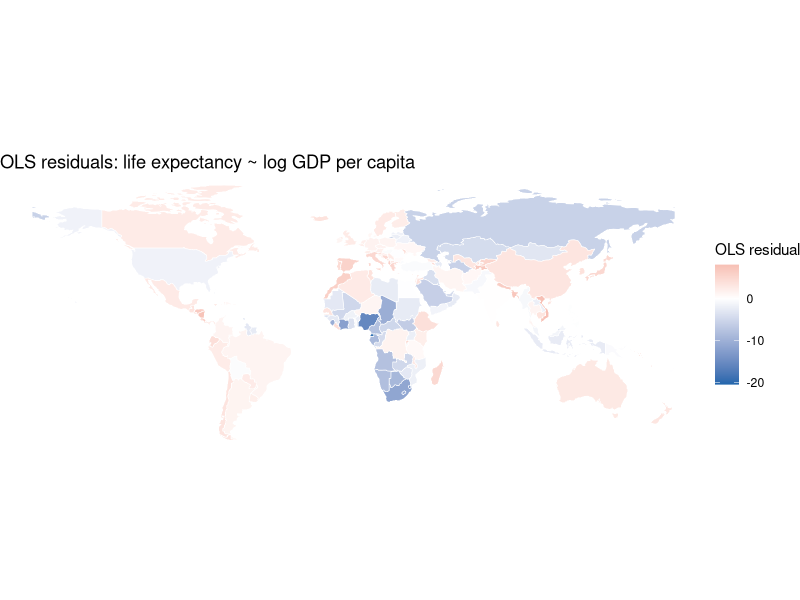
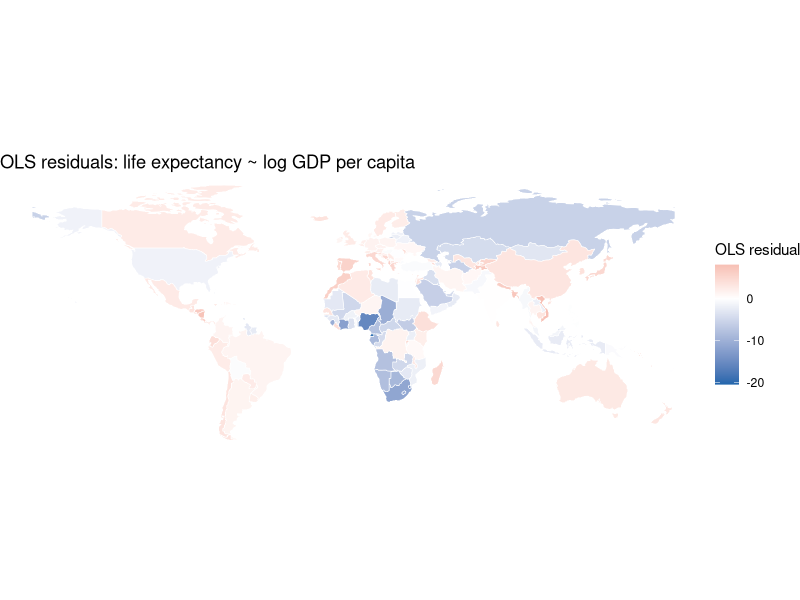

The R script that drew these images, in order: (Note: this script raises an error after producing the figures.)
install.packages("QCA")

library(ggplot2)
library(sf) 
library(spData) 
install.packages("spdep")
library(spdep) 
install.packages("spatialreg")
library(spatialreg) 
data(world)

#1.1.a
world = world[!is.na(world$gdpPercap) & !is.na(world$lifeExp), ] 
world = world[world$continent != "Antarctica", ] 
world$log_gdp = log(world$gdpPercap)
nrow(world)
#160 observations remain.We logtransform GDP per cap because the raw variable is strongly
#right skewed, and a handful of rich countries have values far above the bulk of the distribution.
#This makes it more linear, an assumption of OLS.

#1.1.b
ols_fit = lm(lifeExp ~ log_gdp, data = world) 
summary(ols_fit)
#The estimated on log_gdp is positive and statistically significant. 
#It means that it is one unit increase in log GDP per cap, associated with higher life 
# expectancy by approximately that many years on ave. It explains the sahre of cross country 
#variation in life expectancy.

#1.1.c

world$ols_resid = residuals(ols_fit) 

ggplot(world) + 
  geom_sf(aes(fill = ols_resid), color = "white", linewidth = 0.2) + 
  scale_fill_gradient2(low = "#2166ac", mid = "white", high = "#d6604d", 
                       midpoint = 0, name = "OLS residual") + 
  theme_void() + 
  labs(title = "OLS residuals: life expectancy ~ log GDP per capita")

ggsave("ols_residuals_map.pdf", width = 10, height = 5)

#The map is showing clear geographical. Southern Africa is showing a negative 
#residuals, with lower life expectany than the model predicts given their income level
#Western Europe and East Asia have postive residuals bc of higher life expectancy than income alone predicts
#these are non random geographic pattern in the residuals is a visual signal of spatial autocorrelation.

#1.2a
nb = poly2nb(world, queen = TRUE) 
listw = nb2listw(nb, style = "W", zero.policy = TRUE) 
summary(nb)
#Some countries have no neighbors. They are island nations that do not have land 
#boundaries or common border points with any other polygon in the data
#Queen contiguity requires that at least one point isolated nodes in the weights graph.
#The zero policy allows these units to remain in the analysis despite having no neighbors.

#1.2b
moran.test(world$ols_resid, listw = listw, zero.policy = TRUE)
#The Moran's I statistic is positive and the pvalue is below 0.05, and significant positive
#spatial autocorrelation in the OLS. Countries close to each other tend to have similar residuals 
#both overestimated or both underestimated, which violates the OLD assumption of independent errors
#ignoring this patern yields inefficient estimates and invalid standard errors. 

#1.3
lm_tests = lm.LMtests(ols_fit, listw = listw, test = c("LMerr", "LMlag", "RLMerr", "RLMlag"), zero.policy = TRUE) 
summary(lm_tests)
#a
#LMerr tests whether there is spatial dependence in the error term. LMlag tests is a spatially lagged dependent variable 
#belongs in the model. Both tests are singificant meaning both types of spatial dependence appear to be present
# in some form when tested alone. When both tests are significant we turn to the robust versions to discriminate.

#b
#The robust tests each control for the presence of the other type of spatial dependence
#Comparing them: if RLMerr is more significant than RLMlag, the evidence favors the SEM; if RLMlag dominates, the SLM is preferred
#Based on the decision rule, select the model whose robust test is more significant.


#1.4
#a
sem_fit = errorsarlm(lifeExp ~ log_gdp, data = world, 
                     listw = listw, zero.policy = TRUE) 
summary(sem_fit)
#the coef on log_gdp from SEM and the OLS estimate are both reported above
#The SEM coef may shift somewhere from OLS because the error structure correction absorbs spatial cofoudning
#The parameter captures spatial autocorrelation in the errors. If it is significant, the SEM has
#identified genuine spatial dependence in the residual varation.

#b
#In the SEM it governs the spatial autoregressive process in the disturbances. A Positive
#and significant means that the unmeasured factors driving life expectancy are spatially 
#correlated and are geographically clustered. the SEM filters this spaital correlation out of the 
#residuals without positing that the life expectancy itself diffuses across borders. 

#c
world$sem_resid = residuals(sem_fit) 
moran.test(world$sem_resid, listw = listw, zero.policy = TRUE)
#Comparing the Morans 1 to the one from the question 2b, the SEM substantially 
# reduces the spatial autocorrelation in the residuals. To test statistic is now 
#much closer to 0 and the pvalue is no longer significant indicating 
# that the spatial error correction has absorbed most of the geographic clustering 
#that OLS left behind in the residuals

#1.5
#a
coords = st_centroid(st_geometry(world)) 
nb_dist = dnearneigh(coords, d1 = 0, d2 = 300) 
summary(nb_dist)
#Compared to 1.2a there are now 114 countries with 0 neighbors. This is much higher
#than the 7 countries found with the queen contiguity neighborhood. This is likely because the chosen
#distance threshold is too small to reach most other countries. Because they are island nations or countries with large land areas. 

#B
listw_dist = nb2listw(nb_dist, style = "W", zero.policy = TRUE) 
sem_dist = errorsarlm(lifeExp ~ log_gdp, data = world, 
                      listw = listw_dist, zero.policy = TRUE) 
summary(sem_dist)
#Comparing the log_gdp coef and this model to the contiguity based SEM in 1.4a
#this model shows a higher coefficient and much small lamba. This shows that the spatial models are highly
#sensitive to neighborhood definitions. This leds to  a result that is closer 
#to standard OLS regression than the contiguity based model.

#c
world$sem_dist_resid <- residuals(sem_dist)

moran.test(world$sem_dist_resid, listw_dist, zero.policy = TRUE)
#The model succeeds in removing spatial autocorrelation from the residuals 
#as the Moran I;s pvalue is not statistically significant. Compared to 1.4c
#both models effectively handle spatial dependence, but because the distance based neighborhoods 
#have so many isolate, there was less spatial autocorrelation compared to the contiguity based model

#Part 2

#2.1a
slm_fit <- lagsarlm(lifeExp ~ log_gdp, 
                    data = world_clean, 
                    listw = listw, 
                    zero.policy = TRUE)

summary(slm_fit)
#the estimate Rho is -0.0043 with a pvalue as 0.805.
#The coefficient for log_gdp is 5.548. It is not statistically significant.

#b
#Rho represents the effect of neighbors life expectancy on a country's own life
#expectancy. If they were positive and significant, it would mean that living next to healthy countries
# makes your own country healthier. But bc our rho is almost zero and not significant,
#this model suggests there is no direct spatial diffusion or spillover of life expectancy 
#across borders in this specific setup.

#c
#the log_gdp in the SLM output is not the marginal effect of GDP on life expectancy bc
#the SLM includes the feedback loop. This model changing GDP in one country triggers 
#a ripple effect through the neighbor network. This means the total impact of GDP is the sum 
# of the direct effect on the country itself and the indirect effects that bounce back
#and forth between negihbors. 

#2.2
#a

set.seed(123)

slm_impacts <- impacts(slm_fit, listw = listw, R = 500)

summary(slm_impacts, zstats = TRUE, short = TRUE)

#The direct effect is 5.548 and the indirect effect is -0.024 and the total effect is 
#5.52. The direct effect is almost identical to the raw log_gdp coefficient from the 
#SLM output because rho is nearly zero, meaning there is very little spatial feedback. 
#compared to the OLS coefficient the results are very similar, suggesting that the spatial lag
#model does not significantly change our understanding of the relationship
#between GDP and life expectancy for this data.

#b
#The indirect effect represents the spatial spillover of a change in an independent variable.
# If log GDP per cap in one country increases by 1 unit, the indirect effect tells us the tool resulting change
#in life expectancy across all other countries in the network. It captures how country A 
# higher wealth improves its own life expectancy which then spills over to help its neighbors
#and continues to ripple through the entire map until the system reaches a dif equalibrium.

#c
#The total effect being larger than the direct effect is an expected feature of the SLM
#when RHO is positive, as it accounts for the additional spillover from neighbors. The size of this indirect 
#effect depends directly on the strength of rho. As rho grows larger the spatial feedback loop becomes much stronger 
# causing the indirect effect to grow and potentially even exceed the direct effect. 

#2.3
#a
aic_ols <- AIC(ols_fit)
aic_sem <- AIC(sem_fit)
aic_slm <- AIC(slm_fit)
aic_ols
aic_sem
aic_slm
#The model with the lowest AIC is aic_sem with 894.7021.This result does agree with the 
#LM test based model choice in 1.3b.

#b
#Significant Moran I results confirmed that OLS residuals has strong autocorrelation.
#I selected the SEM because the LM error tests were just more significant than the LM lag tests.
#the log_gdp coefficient remained positive across all models but decreased in the SEM as spatial noise
#was filtered out. The SLM suggests that life expectancy can spill over to neighbors, though out specific
#results found this effect to be weak. A limitation of queen contiguity is that it misses connections for the island
#nations that do not share a physical land border. 

#2.4
#a
sdm_fit <- lagsarlm(lifeExp ~ log_gdp, 
                    data = world_clean, 
                    listw = listw, 
                    Durbin = TRUE, 
                    zero.policy = TRUE)
summary(sdm_fit)
# The coefficient for lag.log_gdp is -3.82746 and is highly statistically 
#significant. a significant lag.log_gpd means that the gdp of neighboring countries is a strong predictor 
#of a country's life expectancy even after accounting for that country;s own GDP. This suggests
#that the economic conditions of the surrounding region have an independent effect
# on local health outcomes, though the negative sign here is a complex results often seen when the 
#model is balancing the effects of local wealth and regional spatial error. 

#b
#Though the SDM of 939.83 is a much better fit than the OLS or the SLM, it is still has significantly
#higher AIC than the SEM 894.70. this means the added of SDM is not fully justified for this specific data.
#The SEM remains the most efficient and best fitting model because it achieves a much better fit with less parmeters
# because it focuses on spatial error rather than lagged predictors. 
